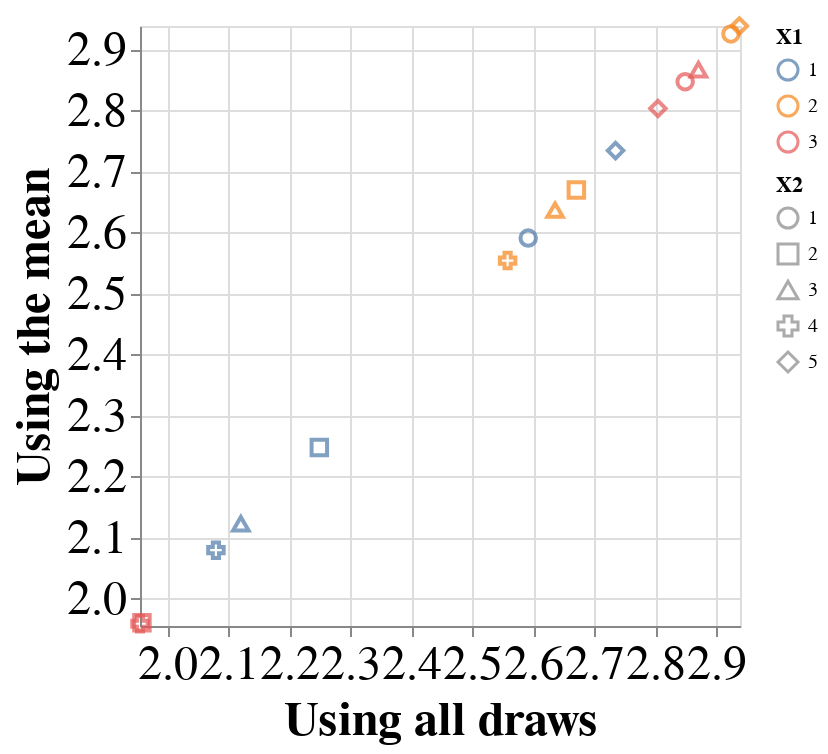

Write notebook code for a chart like this one.
### Code cell
delta_method = pd.DataFrame({'X1': x1, \
                             'X2': x2, \
                             'mean': df_raked.loc[df_raked.Type=='Raked'].Value})
all_draws = pd.DataFrame({'X1': x1, \
                          'X2': x2, \
                          'all_draws': mean_draws})
df_both = delta_method.merge(all_draws, how='inner', \
    on=['X1', 'X2'])
min_x = min(df_both['mean'].min(), df_both['all_draws'].min())
max_x = max(df_both['mean'].max(), df_both['all_draws'].max())
chart = alt.Chart(df_both).mark_point(size=60).encode(
    x=alt.X('all_draws:Q', scale=alt.Scale(domain=[min_x, max_x], zero=False), axis=alt.Axis(title='Using all draws')),
    y=alt.Y('mean:Q', scale=alt.Scale(domain=[min_x, max_x], zero=False), axis=alt.Axis(title='Using the mean')),
    color=alt.Color('X1:N', legend=alt.Legend(title='X1')),
    shape=alt.Shape('X2:N', legend=alt.Legend(title='X2'))
).configure_axis(
    labelFontSize=24,
    titleFontSize=24
)
chart

### Figure 1 — Vega-Lite specification as saved in the notebook (floating-point values rounded to 4 significant figures)
{"config": {"view": {"continuousWidth": 300, "continuousHeight": 300}, "axis": {"labelFontSize": 24, "titleFontSize": 24}}, "data": {"name": "data-2653c6b7bf01a3a09dd3545ea55f3170"}, "mark": {"type": "point", "size": 60}, "encoding": {"color": {"field": "X1", "legend": {"title": "X1"}, "type": "nominal"}, "shape": {"field": "X2", "legend": {"title": "X2"}, "type": "nominal"}, "x": {"axis": {"title": "Using all draws"}, "field": "all_draws", "scale": {"domain": [1.956, 2.939], "zero": false}, "type": "quantitative"}, "y": {"axis": {"title": "Using the mean"}, "field": "mean", "scale": {"domain": [1.956, 2.939], "zero": false}, "type": "quantitative"}}, "$schema": "https://vega.github.io/schema/vega-lite/v5.17.0.json", "datasets": {"data-2653c6b7bf01a3a09dd3545ea55f3170": [{"X1": 1, "X2": 1, "mean": 2.592, "all_draws": 2.592}, {"X1": 2, "X2": 1, "mean": 2.926, "all_draws": 2.924}, {"X1": 3, "X2": 1, "mean": 2.848, "all_draws": 2.849}, {"X1": 1, "X2": 2, "mean": 2.248, "all_draws": 2.25}, {"X1": 2, "X2": 2, "mean": 2.67, "all_draws": 2.671}, {"X1": 3, "X2": 2, "mean": 1.961, "all_draws": 1.959}, {"X1": 1, "X2": 3, "mean": 2.123, "all_draws": 2.121}, {"X1": 2, "X2": 3, "mean": 2.637, "all_draws": 2.636}, {"X1": 3, "X2": 3, "mean": 2.867, "all_draws": 2.871}, {"X1": 1, "X2": 4, "mean": 2.08, "all_draws": 2.08}, {"X1": 2, "X2": 4, "mean": 2.555, "all_draws": 2.558}, {"X1": 3, "X2": 4, "mean": 1.959, "all_draws": 1.956}, {"X1": 1, "X2": 5, "mean": 2.735, "all_draws": 2.735}, {"X1": 2, "X2": 5, "mean": 2.939, "all_draws": 2.938}, {"X1": 3, "X2": 5, "mean": 2.804, "all_draws": 2.805}]}}
